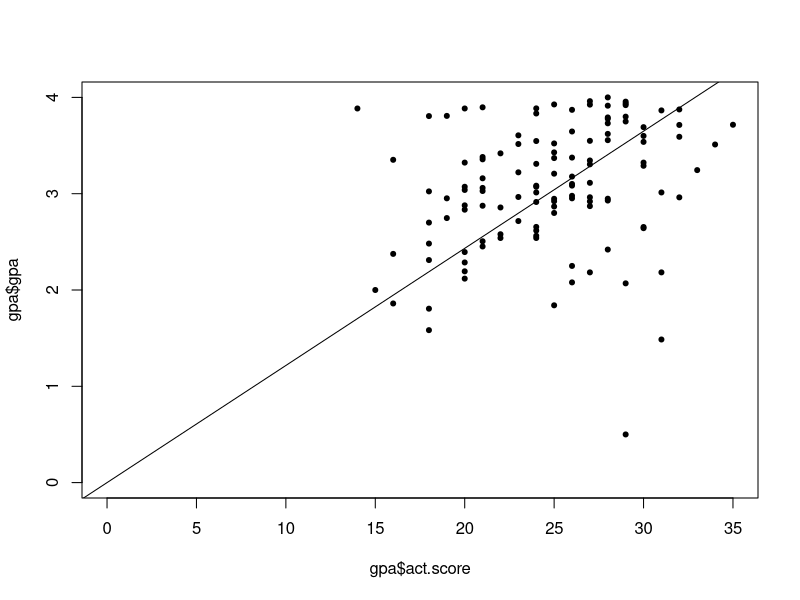
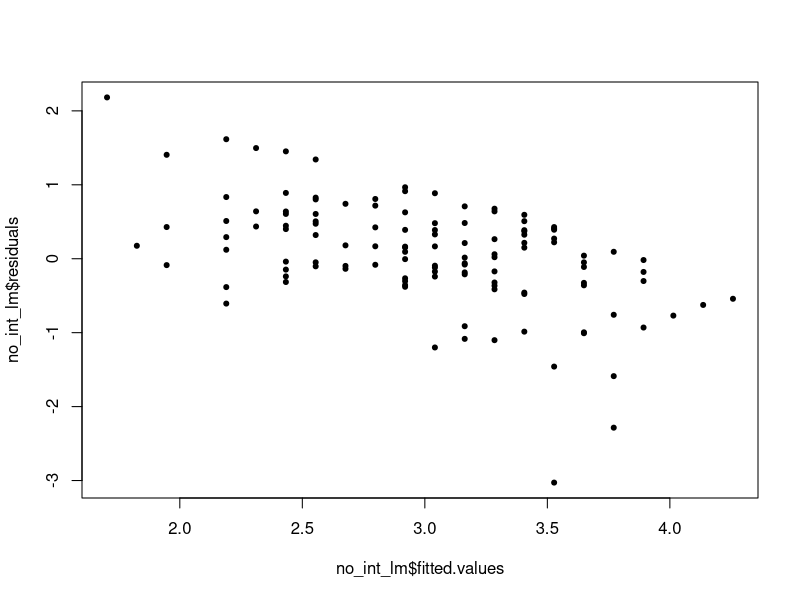

Write the R code that produced these figures, in order.
## ---- chunk 1
gpa <- read.table("../datasets/gpa.txt", header = T)
## ---- chunk 2
no_int_lm <- lm(gpa ~ 0 + act.score, data = gpa)
no_int_lm |> summary()
## ---- chunk 3
conf <- confint(no_int_lm, level = .95)
glue::glue(
    "With 95% confidence, the slope of beta_1 is in  
    ({conf[1] |> round(3)}, {conf[2] |> round(3)})
    "
)
## ---- chunk 4
my.new.data <- data.frame(act.score = 30)
predict(no_int_lm, newdata = my.new.data, interval = "confidence",
level = 0.95)
## ---- chunk 5
plot(
    x = gpa$act.score, y = gpa$gpa, pch=20, 
    xlim = c(0,35), ylim = c(0,4)
)
abline(no_int_lm)

## ---- chunk 6
sum_resid <- no_int_lm$residuals |> sum()

glue::glue("The sum of the residuals is {sum_resid |> round(3)}")
## ---- chunk 7
plot(no_int_lm$fitted.values, no_int_lm$residuals, pch=20)
## ---- chunk 8
full_reg <- lm(gpa ~ act.score, data = gpa)

anova(no_int_lm, full_reg)
## ---- chunk 9
finance <- read.table("../datasets/CH05PR05.txt", header = F)
## ---- chunk 10
t(finance$V2) %*% finance$V2
## ---- chunk 11
t(finance$V1) %*% finance$V1
## ---- chunk 12
t(finance$V1) %*% finance$V2
## ---- chunk 13
solve(t(finance$V1) %*% finance$V1)
